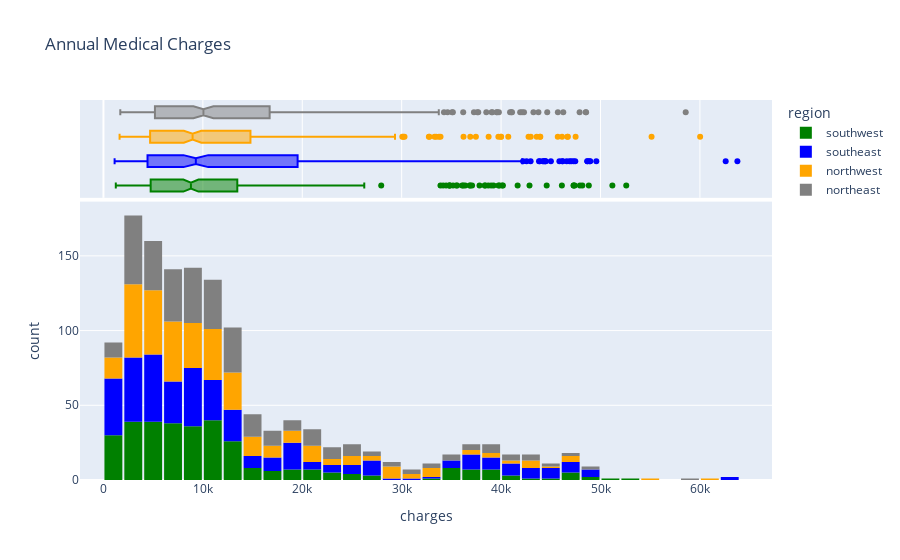

The notebook cell saved with this chart:
### Code cell
fig = px.histogram(medical_df, 
                   x='charges', 
                   marginal='box', 
                   color='region', 
                   color_discrete_sequence=['green','blue','orange','grey'], 
                   title='Annual Medical Charges')
fig.update_layout(bargap=0.1)
fig.show()

### Figure 1 — Plotly figure (JSON) as saved in the notebook; plotly's stock layout.template omitted (floating-point values rounded to 4 significant figures; data arrays with more than 128 entries replaced by an {"elided": "..."} marker saying what was removed)
{"data": [{"alignmentgroup": "True", "bingroup": "x", "hovertemplate": "region=southwest<br>charges=%{x}<br>count=%{y}<extra></extra>", "legendgroup": "southwest", "marker": {"color": "green", "pattern": {"shape": ""}}, "name": "southwest", "offsetgroup": "southwest", "orientation": "v", "showlegend": true, "type": "histogram", "x": {"elided": "325 float values"}, "xaxis": "x", "yaxis": "y"}, {"alignmentgroup": "True", "hovertemplate": "region=southwest<br>charges=%{x}<extra></extra>", "legendgroup": "southwest", "marker": {"color": "green"}, "name": "southwest", "notched": true, "offsetgroup": "southwest", "showlegend": false, "type": "box", "x": {"elided": "325 float values"}, "xaxis": "x2", "yaxis": "y2"}, {"alignmentgroup": "True", "bingroup": "x", "hovertemplate": "region=southeast<br>charges=%{x}<br>count=%{y}<extra></extra>", "legendgroup": "southeast", "marker": {"color": "blue", "pattern": {"shape": ""}}, "name": "southeast", "offsetgroup": "southeast", "orientation": "v", "showlegend": true, "type": "histogram", "x": {"elided": "364 float values"}, "xaxis": "x", "yaxis": "y"}, {"alignmentgroup": "True", "hovertemplate": "region=southeast<br>charges=%{x}<extra></extra>", "legendgroup": "southeast", "marker": {"color": "blue"}, "name": "southeast", "notched": true, "offsetgroup": "southeast", "showlegend": false, "type": "box", "x": {"elided": "364 float values"}, "xaxis": "x2", "yaxis": "y2"}, {"alignmentgroup": "True", "bingroup": "x", "hovertemplate": "region=northwest<br>charges=%{x}<br>count=%{y}<extra></extra>", "legendgroup": "northwest", "marker": {"color": "orange", "pattern": {"shape": ""}}, "name": "northwest", "offsetgroup": "northwest", "orientation": "v", "showlegend": true, "type": "histogram", "x": {"elided": "325 float values"}, "xaxis": "x", "yaxis": "y"}, {"alignmentgroup": "True", "hovertemplate": "region=northwest<br>charges=%{x}<extra></extra>", "legendgroup": "northwest", "marker": {"color": "orange"}, "name": "northwest", "notched": true, "offsetgroup": "northwest", "showlegend": false, "type": "box", "x": {"elided": "325 float values"}, "xaxis": "x2", "yaxis": "y2"}, {"alignmentgroup": "True", "bingroup": "x", "hovertemplate": "region=northeast<br>charges=%{x}<br>count=%{y}<extra></extra>", "legendgroup": "northeast", "marker": {"color": "grey", "pattern": {"shape": ""}}, "name": "northeast", "offsetgroup": "northeast", "orientation": "v", "showlegend": true, "type": "histogram", "x": {"elided": "324 float values"}, "xaxis": "x", "yaxis": "y"}, {"alignmentgroup": "True", "hovertemplate": "region=northeast<br>charges=%{x}<extra></extra>", "legendgroup": "northeast", "marker": {"color": "grey"}, "name": "northeast", "notched": true, "offsetgroup": "northeast", "showlegend": false, "type": "box", "x": {"elided": "324 float values"}, "xaxis": "x2", "yaxis": "y2"}], "layout": {"bargap": 0.1, "barmode": "relative", "legend": {"title": {"text": "region"}, "tracegroupgap": 0}, "title": {"text": "Annual Medical Charges"}, "xaxis": {"anchor": "y", "domain": [0, 1], "title": {"text": "charges"}}, "xaxis2": {"anchor": "y2", "domain": [0, 1], "matches": "x", "showgrid": true, "showticklabels": false}, "yaxis": {"anchor": "x", "domain": [0, 0.7326], "title": {"text": "count"}}, "yaxis2": {"anchor": "x2", "domain": [0.7426, 1], "matches": "y2", "showgrid": false, "showline": false, "showticklabels": false, "ticks": ""}}}
